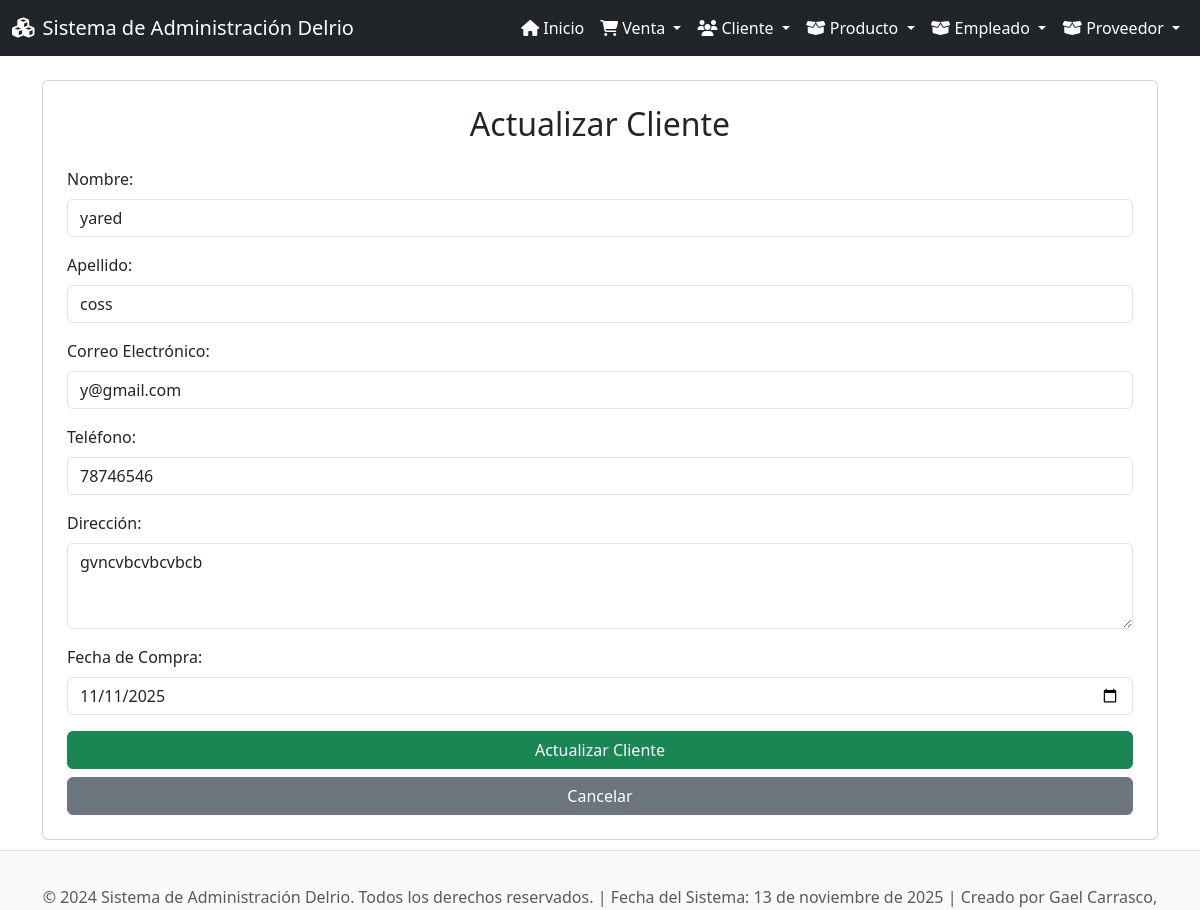
The app's page /clientes/actualizar/2/ with its own data.
### app_Delrio/models.py (models this page shows, shortened)
class Cliente(models.Model):
    nom_clie = models.CharField(max_length=100)
    apellido_clie = models.CharField(max_length=100)
    C_E_clie = models.CharField(max_length=100)  # Correo electrónico
    tel_clie = models.CharField(max_length=20)
    direc_clie = models.TextField()
    fech_compra = models.DateField()

### app_Delrio/views.py (the view)
# urls.py: path('clientes/actualizar/<int:cliente_id>/', views.actualizar_cliente, name='actualizar_cliente'),
def actualizar_cliente(request, cliente_id):
    cliente = get_object_or_404(Cliente, id=cliente_id)
    return render(request, 'clientes/actualizar_clientes.html', {'cliente': cliente})

### app_Delrio/templates/clientes/actualizar_clientes.html (shortened to what this page needs)
{% extends 'base.html' %}
{% block content %}
<div class="card p-4">
    <h2 class="card-title text-center mb-4">Actualizar Cliente</h2>
    <form method="POST" action="{% url 'realizar_actualizacion_cliente' cliente.id %}">
        <div class="mb-3">
            <label for="nom_clie" class="form-label">Nombre:</label>
            <input type="text" class="form-control" id="nom_clie" name="nom_clie" value="{{ cliente.nom_clie }}" required>
        </div>
        <div class="mb-3">
            <label for="apellido_clie" class="form-label">Apellido:</label>
            <input type="text" class="form-control" id="apellido_clie" name="apellido_clie" value="{{ cliente.apellido_clie }}" required>
        </div>
        <div class="mb-3">
            <label for="C_E_clie" class="form-label">Correo Electrónico:</label>
            <input type="email" class="form-control" id="C_E_clie" name="C_E_clie" value="{{ cliente.C_E_clie }}" required>
        </div>
        <div class="mb-3">
            <label for="tel_clie" class="form-label">Teléfono:</label>
            <input type="tel" class="form-control" id="tel_clie" name="tel_clie" value="{{ cliente.tel_clie }}" required>
        </div>
        <div class="mb-3">
            <label for="direc_clie" class="form-label">Dirección:</label>
            <textarea class="form-control" id="direc_clie" name="direc_clie" rows="3" required>{{ cliente.direc_clie }}</textarea>
        </div>
        <div class="mb-3">
            <label for="fech_compra" class="form-label">Fecha de Compra:</label>
            <input type="date" class="form-control" id="fech_compra" name="fech_compra" value="{{ cliente.fech_compra|date:'Y-m-d' }}" required>
        </div>
        <div class="d-grid gap-2">
            <button type="submit" class="btn btn-success">Actualizar Cliente</button>
            <a href="{% url 'ver_clientes' %}" class="btn btn-secondary">Cancelar</a>
        </div>
    </form>
</div>
{% endblock %}

### app_Delrio/templates/base.html (style rules this page uses)
body { display: flex; flex-direction: column; min-height: 100vh; }

### records on screen
Cliente: nom_clie "yared", apellido_clie "coss", C_E_clie "y@gmail.com", tel_clie "78746546", direc_clie "gvncvbcvbcvbcb", fech_compra "11/11/2025"
